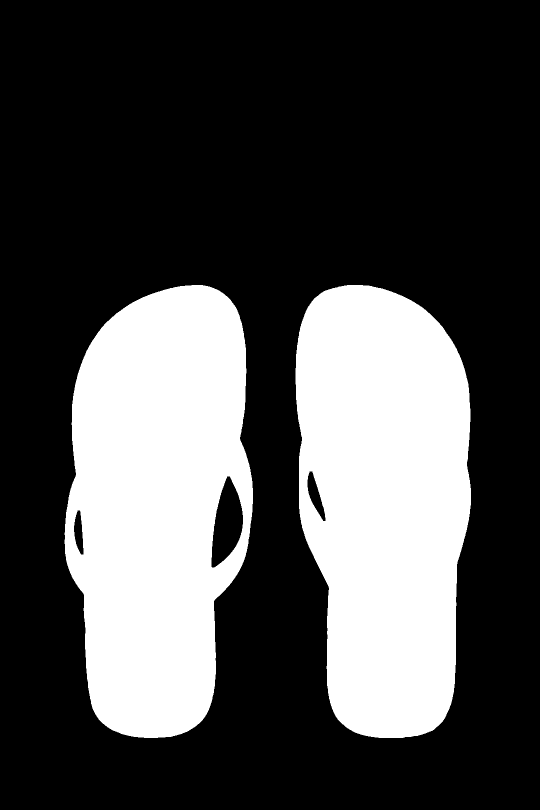
#> input picture farm-bem-querer/_ferramentas/mascara-sola-bruta.png, 1080 x 1620 px (shown at 1/2 size)
$ python paleta_fotos.py mascara-sola-bruta.png
#> lines starting #> are read from the running program, lines starting #| are printed output that depends on the picture; after the words box and inside, x2 and y2 are one past the last pixel; in counts of white or black regions, pixels touching at a corner belong together
"""Extrai a paleta de um estado a partir das fotos reais escolhidas.
Para cada foto: cores dominantes (median cut). Depois junta tudo e escolhe N cores distintas,
priorizando as que tem presenca e personalidade (saturacao), sem perder um claro e um escuro."""
import colorsys
import json
import sys

import numpy as np
from PIL import Image


def dominantes(path, k=6):
#> called with path = 'mascara-sola-bruta.png', k = 6
    im = Image.open(path).convert('RGB')
#> im: PIL image 1080x1620 RGB; 29.7% white; 2 white regions, box (x1, y1, x2, y2) and area: (129, 570, 506, 1476) 260980, (591, 570, 942, 1476) 258054
    im.thumbnail((240, 240))
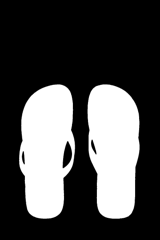
#> im: PIL image 160x240 RGB; min 0, max 255, mean 75.7
    q = im.quantize(colors=k, method=Image.Quantize.MEDIANCUT)
    pal = q.getpalette()[:k * 3]
#> pal = [255, 255, 255, 239, 239, 239, 173, 173, 173, 83, 83, 83, 17, 17, 17, 0, 0, 0]
    counts = sorted(q.getcolors(), reverse=True)
#> counts = [(26547, 5), (10937, 0), (267, 2), (244, 3), (220, 4), (185, 1)]
    out = []
    total = sum(c for c, _ in counts)
#> total = 38400
    for c, idx in counts:
        rgb = tuple(pal[idx * 3: idx * 3 + 3])
        out.append((c / total, rgb))
#> this loop made 6 passes
#> (c, idx, rgb) on passes 1 to 6: (26547, 5, (0, 0, 0)), (10937, 0, (255, 255, 255)), (267, 2, (173, 173, 173)), (244, 3, (83, 83, 83)), (220, 4, (17, 17, 17)), (185, 1, (239, 239, 239))
#> after the loop, out = [(0.691, (0, 0, 0)), (0.285, (255, 255, 255)), (0.00695, (173, 173, 173)), (0.00635, (83, 83, 83)), (0.00573, (17, 17, 17)), (0.00482, (239, 239, 239))]
    return out


def dist(a, b):
    return np.linalg.norm(np.array(a, float) - np.array(b, float))


def escolher(fotos, n=6):
    cand = []
    for f in fotos:
        for peso, rgb in dominantes(f):
            h, l, s = colorsys.rgb_to_hls(*(v / 255 for v in rgb))
#> h = 0; l = 0; s = 0
            cand.append({'rgb': rgb, 'peso': peso, 's': s, 'l': l, 'foto': f})
    # nota: presenca + saturacao (cor com personalidade)
    for c in cand:
        c['nota'] = c['peso'] * 0.6 + c['s'] * 0.5 * (1 - abs(c['l'] - 0.5))
    cand.sort(key=lambda c: -c['nota'])
    escolhidas = []
    for c in cand:
        if all(dist(c['rgb'], e['rgb']) > 70 for e in escolhidas):
            escolhidas.append(c)
        if len(escolhidas) >= n - 2:
            break
    # garante um claro (papel/cal) e um escuro (sombra/terra)
    claros = sorted(cand, key=lambda c: -c['l'] + (0.3 if c['s'] > 0.5 else 0))
    escuros = sorted(cand, key=lambda c: c['l'])
    for pool in (claros, escuros):
        for c in pool:
            if all(dist(c['rgb'], e['rgb']) > 60 for e in escolhidas):
                escolhidas.append(c)
                break
    return ['#%02X%02X%02X' % c['rgb'] for c in escolhidas], [c['foto'] for c in escolhidas]


if __name__ == '__main__':
    fotos = sys.argv[1:]
    cores, origem = escolher(fotos)
    print(json.dumps({'cores': cores, 'origem': origem}, ensure_ascii=False))
